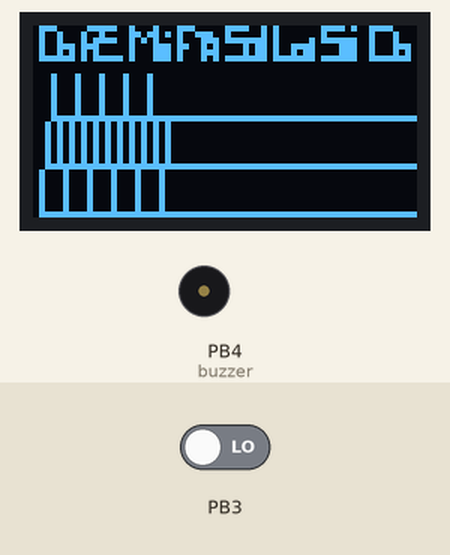
A sketch run on a simulated ATtiny85, built with avr-gcc and run on an emulated ATtiny85. Parts: 64×32 one-colour display, buzzer (waves = sounding). The test bench sets the inputs (shaded band); at power-on: PB3 LOW. Random numbers use the default seed unless the sketch sets one.

Above: at 1.7 s.
1.8 s: PB3 driven HIGH
At 2.17 s:
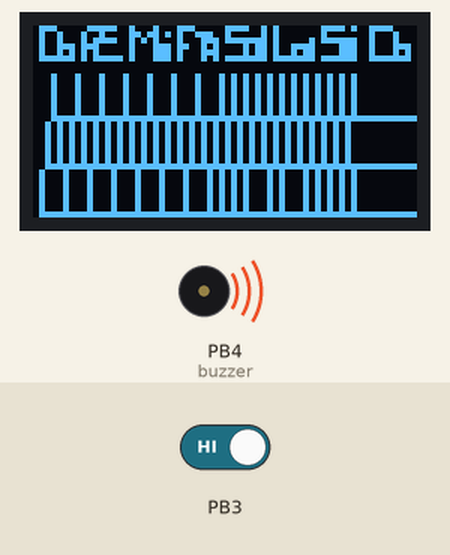
4.4 s: PB3 driven LOW
At 4.57 s:
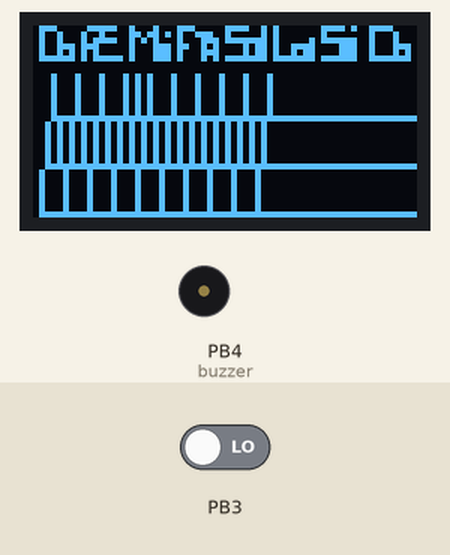
5.9 s: PB3 driven HIGH
At 6.08 s:
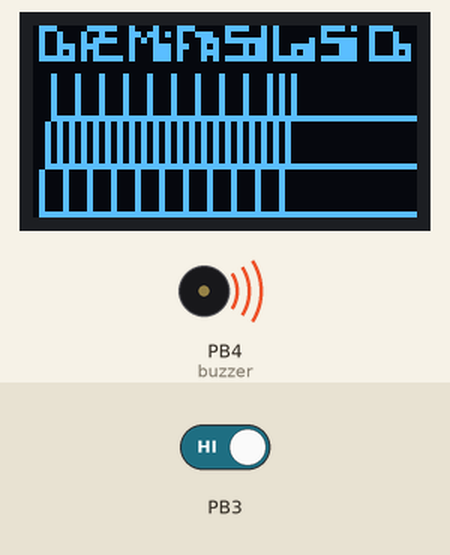
Timing chart, 0 to 13.4 s (numbered marks = the images above; inputs shaded):
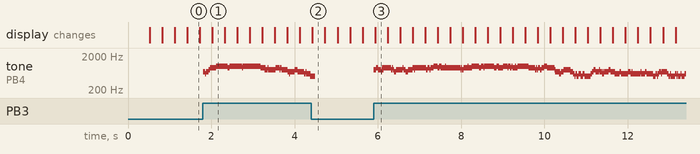

Measured:
- after the input at 1.8 s, tone on PB4 (buzzer): plays 700 Hz for 0.05 s, 600 Hz for 0.02 s, 700 Hz for 0.05 s, 800 Hz for 0.04 s, 900 Hz for 0.15 s, 1000 Hz for 0.27 s … (27 notes in this stretch), starting at once
- after the input at 5.9 s, tone on PB4 (buzzer): plays 800 Hz for 0.06 s, 900 Hz for 0.05 s, 800 Hz for 0.06 s, 700 Hz for 0.02 s, 800 Hz for 0.02 s, 900 Hz for 0.01 s … (123 notes in this stretch), starting at once

The sketch:

ATpiyan0.ino
```cpp
#include <Tiny4kOLED.h>

uint8_t width = 64;
uint8_t height = 32;
uint8_t ball_x = 8, ball_y = 2;
uint8_t ball_dir_x = 1, ball_dir_y = 1;


#include <TinyWireM.h>
#define TINY4KOLED_QUICK_BEGIN
int state_b;
int buzzer = 4;

const unsigned char bitma[] PROGMEM = {

  // 'notes32', 64x8px
  0x00, 0x3f, 0x21, 0x21, 0x3e, 0x28, 0x38, 0x00, 0x3e, 0x09, 0x3d, 0x27, 0x25, 0x25, 0x20, 0x00,
  0x3f, 0x02, 0x04, 0x02, 0x3f, 0x38, 0x3a, 0x00, 0x3f, 0x09, 0x01, 0x02, 0x3e, 0x16, 0x3c, 0x00,
  0x27, 0x25, 0x25, 0x3d, 0x24, 0x3c, 0x3f, 0x00, 0x3f, 0x20, 0x20, 0x38, 0x28, 0x38, 0x3c, 0x00,
  0x27, 0x25, 0x25, 0x3d, 0x3c, 0x3d, 0x00, 0x00, 0x3f, 0x21, 0x21, 0x21, 0x3e, 0x28, 0x38, 0x00
};

int new_y, new_x;
void setup() {
  oled.begin(width, height, sizeof(tiny4koled_init_64x32br), tiny4koled_init_64x32br);
  oled.off();
  delay(500);
  oled.on();
  oled.clear();
  oled.bitmap(0, 0, 64, 1, bitma);
  int stat = 1;
  pinMode(3, INPUT);
  pinMode(4,OUTPUT);
  randomSeed(analogRead(1));
}

void loop() {
  uint8_t new_x = ball_x + ball_dir_x; uint8_t new_y = ball_y + ball_dir_y;
  state_b = digitalRead(3);
  //check

  if (new_x == 0 || new_x == 64) {
    ball_dir_x = -ball_dir_x;
    new_x += ball_dir_x + ball_dir_x;
  }
  //check
  if (new_y == 0  || new_y == 4) {
    ball_dir_y = -ball_dir_y;
    new_y += ball_dir_y + ball_dir_y;
  }
  oled.setCursor(new_x,new_y);
  oled.startData();
  oled.sendData(0b11111111);
  oled.repeatData(0b10000000, width);
  oled.endData();
  if (state_b == HIGH) {

    if(new_x >0 and new_x < 9){
      tone(buzzer,300,100);
      }
    if(new_x >8 and new_x < 17){
      tone(buzzer,400,100);
      }
    if(new_x >16 and new_x < 25){
      tone(buzzer,500,100);
      }
    if(new_x >24 and new_x < 33){
      tone(buzzer,600,100);
      }

    if(new_x >32 and new_x < 41){
      tone(buzzer,700,100);
      }
    if(new_x >40 and new_x < 49){
      tone(buzzer,800,100);
      }
    if(new_x >48 and new_x < 57){
      tone(buzzer,900,100);
      }
    if(new_x >56 and new_x < 65){
      tone(buzzer,1000,100);
      }

    int rNbrr = random(2); // Will return 0 or 1
    if (rNbrr == 0) yY();
    if (rNbrr == 1) xX();

  }


  ball_x = new_x; ball_y = new_y;
}
void yY(){
  ball_dir_y = -ball_dir_y;
  new_y += ball_dir_y + ball_dir_y;
  }
void xX (){
  ball_dir_x = -ball_dir_x;
  new_x += ball_dir_x + ball_dir_x;
  }
```
